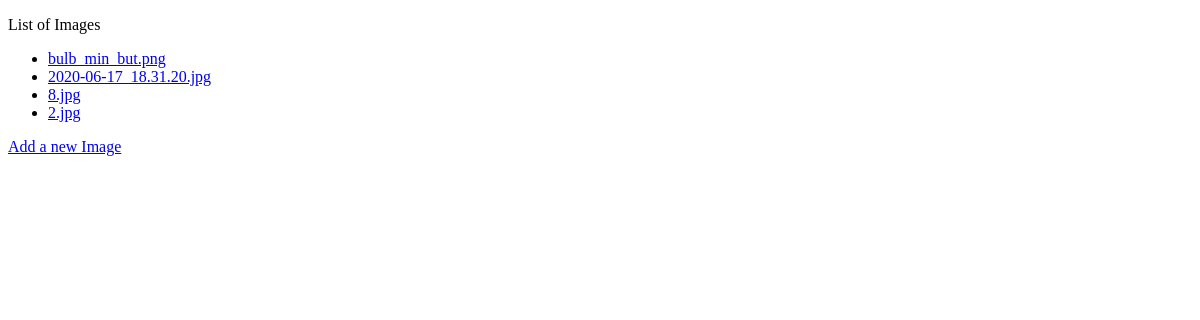
Before: / with the older database file.
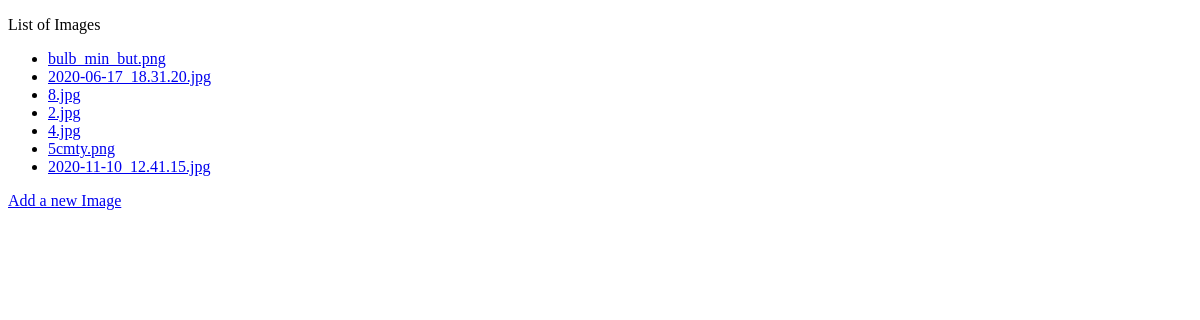
After: the same page with the newer database file.
### image/models.py (models this page shows)
class Image(models.Model):
    file = models.ImageField(upload_to='origin/', blank=True,
                             height_field="height", width_field="width",)
    width = models.PositiveIntegerField(default=file.width_field, null=True, blank=True)
    height = models.PositiveIntegerField(default=file.height_field, null=True, blank=True)
    url = models.URLField(null=True, blank=True)
    def __str__(self):
        filename = os.path.basename(self.file.name)
        return filename

### image/views.py (the view)
# urls.py: path('', views.index, name='index'),
def index(request):
    images = Image.objects.all()
    context = {'images': images}
    return render(request, 'image/index.html', context)

### image/templates/image/index.html (shortened to what this page needs)
<!DOCTYPE html>
<html lang="en">
<head>
</head>
<body>
<p>List of Images</p>
  <ul>
    {% for image in images %}
      <li>
          <a href="id/{{ image.id }}/">{{ image }}</a>
      </li>
    {% empty %}
      <li>No Images have been added yet</li>
    {% endfor %}
  </ul>
<a href="new_image/">Add a new Image</a>
</body>
</html>

Changed rows visible on the page:
added Image: file "4.jpg"
added Image: file "5cmty.png"
added Image: file "2020-11-10_12.41.15.jpg"
